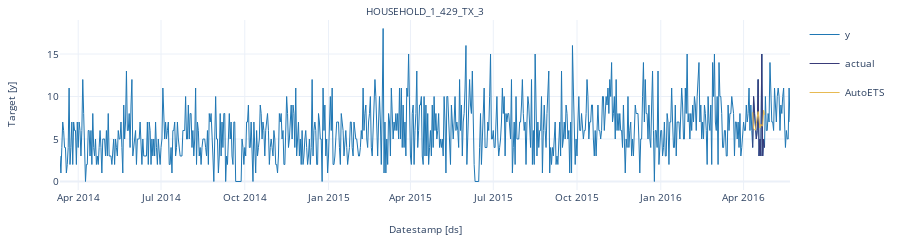
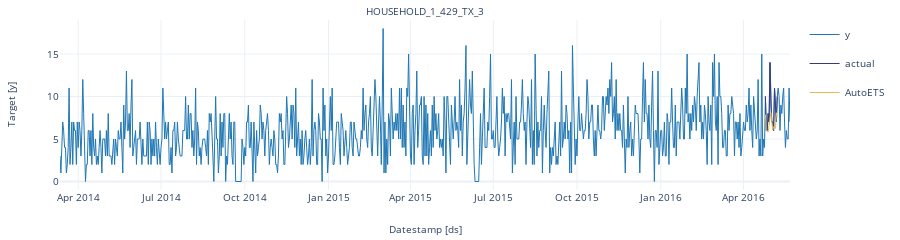
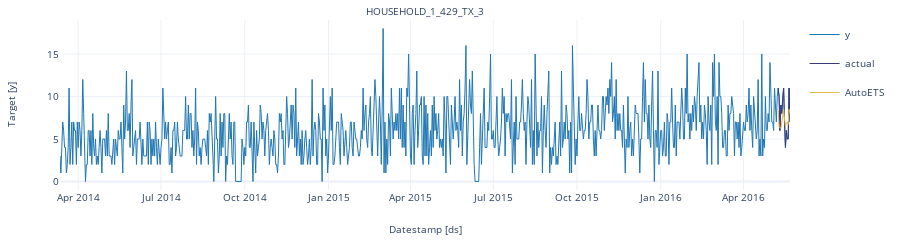

These figures' notebook cell, in order:
### Code cell
crossvalidation_df.rename(columns = {'y' : 'actual'}, inplace = True) # rename actual values 

cutoff = crossvalidation_df['cutoff'].unique()

for k in range(len(cutoff)): 
    cv = crossvalidation_df[crossvalidation_df['cutoff'] == cutoff[k]]
    StatsForecast.plot(df, cv.loc[:, cv.columns != 'cutoff'])

### Figure 1 — Plotly figure (JSON) as saved in the notebook; plotly's stock layout.template omitted (floating-point values rounded to 4 significant figures; data arrays with more than 128 entries replaced by an {"elided": "..."} marker saying what was removed)
{"data": [{"legendgroup": "y", "line": {"color": "#1f77b4", "width": 1}, "mode": "lines", "name": "y", "showlegend": true, "type": "scatter", "x": {"elided": "803 str values"}, "xaxis": "x", "y": {"elided": "803 int values"}, "yaxis": "y"}, {"legendgroup": "actual", "line": {"color": "#393b79", "width": 1}, "mode": "lines", "name": "actual", "showlegend": true, "type": "scatter", "x": ["2016-04-11T00:00:00", "2016-04-12T00:00:00", "2016-04-13T00:00:00", "2016-04-14T00:00:00", "2016-04-15T00:00:00", "2016-04-16T00:00:00", "2016-04-17T00:00:00", "2016-04-18T00:00:00", "2016-04-19T00:00:00", "2016-04-20T00:00:00", "2016-04-21T00:00:00", "2016-04-22T00:00:00", "2016-04-23T00:00:00", "2016-04-24T00:00:00"], "xaxis": "x", "y": [4, 10, 8, 6, 5, 6, 12, 3, 5, 3, 15, 3, 5, 4], "yaxis": "y"}, {"legendgroup": "AutoETS", "line": {"color": "#e7ba52", "width": 1}, "mode": "lines", "name": "AutoETS", "showlegend": true, "type": "scatter", "x": ["2016-04-11T00:00:00", "2016-04-12T00:00:00", "2016-04-13T00:00:00", "2016-04-14T00:00:00", "2016-04-15T00:00:00", "2016-04-16T00:00:00", "2016-04-17T00:00:00", "2016-04-18T00:00:00", "2016-04-19T00:00:00", "2016-04-20T00:00:00", "2016-04-21T00:00:00", "2016-04-22T00:00:00", "2016-04-23T00:00:00", "2016-04-24T00:00:00"], "xaxis": "x", "y": [8.143, 6.215, 6.093, 6.035, 6.807, 7.79, 8.23, 7.234, 6.298, 6.738, 6.548, 6.543, 8.384, 7.852], "yaxis": "y"}], "layout": {"annotations": [{"font": {"size": 10}, "showarrow": false, "text": "HOUSEHOLD_1_429_TX_3", "x": 0.5, "xanchor": "center", "xref": "paper", "y": 1, "yanchor": "bottom", "yref": "paper"}, {"font": {"size": 10}, "showarrow": false, "text": "Datestamp [ds]", "x": 0.5, "xanchor": "center", "xref": "paper", "y": 0, "yanchor": "top", "yref": "paper", "yshift": -30}, {"font": {"size": 10}, "showarrow": false, "text": "Target [y]", "textangle": -90, "x": 0, "xanchor": "right", "xref": "paper", "xshift": -40, "y": 0.5, "yanchor": "middle", "yref": "paper"}], "autosize": true, "font": {"size": 10}, "height": 150, "margin": {"b": 50, "l": 60, "r": 10, "t": 20}, "xaxis": {"anchor": "y", "domain": [0, 1], "showticklabels": true, "visible": true}, "yaxis": {"anchor": "x", "domain": [0, 1]}}}

### Figure 2 — Plotly figure (JSON) as saved in the notebook; plotly's stock layout.template omitted (floating-point values rounded to 4 significant figures; data arrays with more than 128 entries replaced by an {"elided": "..."} marker saying what was removed)
{"data": [{"legendgroup": "y", "line": {"color": "#1f77b4", "width": 1}, "mode": "lines", "name": "y", "showlegend": true, "type": "scatter", "x": {"elided": "803 str values"}, "xaxis": "x", "y": {"elided": "803 int values"}, "yaxis": "y"}, {"legendgroup": "actual", "line": {"color": "#393b79", "width": 1}, "mode": "lines", "name": "actual", "showlegend": true, "type": "scatter", "x": ["2016-04-25T00:00:00", "2016-04-26T00:00:00", "2016-04-27T00:00:00", "2016-04-28T00:00:00", "2016-04-29T00:00:00", "2016-04-30T00:00:00", "2016-05-01T00:00:00", "2016-05-02T00:00:00", "2016-05-03T00:00:00", "2016-05-04T00:00:00", "2016-05-05T00:00:00", "2016-05-06T00:00:00", "2016-05-07T00:00:00", "2016-05-08T00:00:00"], "xaxis": "x", "y": [10, 6, 6, 8, 7, 14, 9, 7, 7, 6, 11, 9, 7, 10], "yaxis": "y"}, {"legendgroup": "AutoETS", "line": {"color": "#e7ba52", "width": 1}, "mode": "lines", "name": "AutoETS", "showlegend": true, "type": "scatter", "x": ["2016-04-25T00:00:00", "2016-04-26T00:00:00", "2016-04-27T00:00:00", "2016-04-28T00:00:00", "2016-04-29T00:00:00", "2016-04-30T00:00:00", "2016-05-01T00:00:00", "2016-05-02T00:00:00", "2016-05-03T00:00:00", "2016-05-04T00:00:00", "2016-05-05T00:00:00", "2016-05-06T00:00:00", "2016-05-07T00:00:00", "2016-05-08T00:00:00"], "xaxis": "x", "y": [7.849, 6.07, 5.867, 5.815, 6.599, 7.554, 8.09, 6.978, 6.074, 6.448, 6.466, 6.24, 8.092, 7.563], "yaxis": "y"}], "layout": {"annotations": [{"font": {"size": 10}, "showarrow": false, "text": "HOUSEHOLD_1_429_TX_3", "x": 0.5, "xanchor": "center", "xref": "paper", "y": 1, "yanchor": "bottom", "yref": "paper"}, {"font": {"size": 10}, "showarrow": false, "text": "Datestamp [ds]", "x": 0.5, "xanchor": "center", "xref": "paper", "y": 0, "yanchor": "top", "yref": "paper", "yshift": -30}, {"font": {"size": 10}, "showarrow": false, "text": "Target [y]", "textangle": -90, "x": 0, "xanchor": "right", "xref": "paper", "xshift": -40, "y": 0.5, "yanchor": "middle", "yref": "paper"}], "autosize": true, "font": {"size": 10}, "height": 150, "margin": {"b": 50, "l": 60, "r": 10, "t": 20}, "xaxis": {"anchor": "y", "domain": [0, 1], "showticklabels": true, "visible": true}, "yaxis": {"anchor": "x", "domain": [0, 1]}}}

### Figure 3 — Plotly figure (JSON) as saved in the notebook; plotly's stock layout.template omitted (floating-point values rounded to 4 significant figures; data arrays with more than 128 entries replaced by an {"elided": "..."} marker saying what was removed)
{"data": [{"legendgroup": "y", "line": {"color": "#1f77b4", "width": 1}, "mode": "lines", "name": "y", "showlegend": true, "type": "scatter", "x": {"elided": "803 str values"}, "xaxis": "x", "y": {"elided": "803 int values"}, "yaxis": "y"}, {"legendgroup": "actual", "line": {"color": "#393b79", "width": 1}, "mode": "lines", "name": "actual", "showlegend": true, "type": "scatter", "x": ["2016-05-09T00:00:00", "2016-05-10T00:00:00", "2016-05-11T00:00:00", "2016-05-12T00:00:00", "2016-05-13T00:00:00", "2016-05-14T00:00:00", "2016-05-15T00:00:00", "2016-05-16T00:00:00", "2016-05-17T00:00:00", "2016-05-18T00:00:00", "2016-05-19T00:00:00", "2016-05-20T00:00:00", "2016-05-21T00:00:00", "2016-05-22T00:00:00"], "xaxis": "x", "y": [11, 10, 6, 9, 8, 10, 11, 7, 4, 6, 5, 5, 11, 7], "yaxis": "y"}, {"legendgroup": "AutoETS", "line": {"color": "#e7ba52", "width": 1}, "mode": "lines", "name": "AutoETS", "showlegend": true, "type": "scatter", "x": ["2016-05-09T00:00:00", "2016-05-10T00:00:00", "2016-05-11T00:00:00", "2016-05-12T00:00:00", "2016-05-13T00:00:00", "2016-05-14T00:00:00", "2016-05-15T00:00:00", "2016-05-16T00:00:00", "2016-05-17T00:00:00", "2016-05-18T00:00:00", "2016-05-19T00:00:00", "2016-05-20T00:00:00", "2016-05-21T00:00:00", "2016-05-22T00:00:00"], "xaxis": "x", "y": [8.336, 6.477, 6.314, 6.271, 6.957, 8.073, 8.532, 7.367, 6.495, 6.867, 6.993, 6.718, 8.497, 8.031], "yaxis": "y"}], "layout": {"annotations": [{"font": {"size": 10}, "showarrow": false, "text": "HOUSEHOLD_1_429_TX_3", "x": 0.5, "xanchor": "center", "xref": "paper", "y": 1, "yanchor": "bottom", "yref": "paper"}, {"font": {"size": 10}, "showarrow": false, "text": "Datestamp [ds]", "x": 0.5, "xanchor": "center", "xref": "paper", "y": 0, "yanchor": "top", "yref": "paper", "yshift": -30}, {"font": {"size": 10}, "showarrow": false, "text": "Target [y]", "textangle": -90, "x": 0, "xanchor": "right", "xref": "paper", "xshift": -40, "y": 0.5, "yanchor": "middle", "yref": "paper"}], "autosize": true, "font": {"size": 10}, "height": 150, "margin": {"b": 50, "l": 60, "r": 10, "t": 20}, "xaxis": {"anchor": "y", "domain": [0, 1], "showticklabels": true, "visible": true}, "yaxis": {"anchor": "x", "domain": [0, 1]}}}
